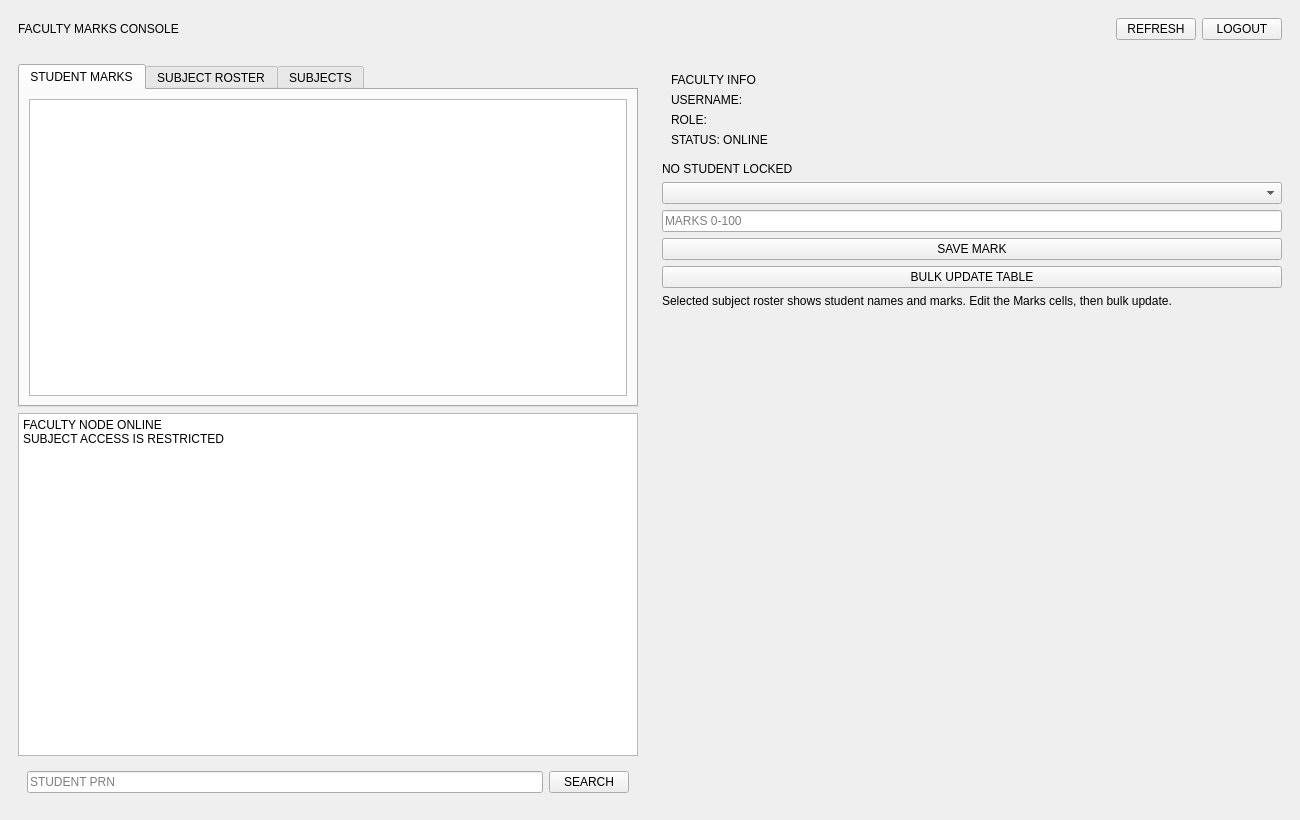
<?xml version="1.0" encoding="UTF-8"?>
<ui version="4.0">
 <class>FacultyWindow</class>
 <widget class="QMainWindow" name="FacultyWindow">
  <property name="geometry"><rect><x>0</x><y>0</y><width>1300</width><height>820</height></rect></property>
  <property name="windowTitle"><string>SPA FACULTY DASHBOARD</string></property>
  <widget class="QWidget" name="centralwidget">
   <layout class="QVBoxLayout" name="mainLayout">
    <item>
     <widget class="QFrame" name="headerFrame">
      <layout class="QHBoxLayout" name="headerLayout">
       <item><widget class="QLabel" name="appTitle"><property name="text"><string>FACULTY MARKS CONSOLE</string></property></widget></item>
       <item><spacer name="topSpacer"><property name="orientation"><enum>Qt::Orientation::Horizontal</enum></property><property name="sizeHint" stdset="0"><size><width>40</width><height>20</height></size></property></spacer></item>
       <item><widget class="QPushButton" name="refreshButton"><property name="text"><string>REFRESH</string></property></widget></item>
       <item><widget class="QPushButton" name="logoutButton"><property name="text"><string>LOGOUT</string></property></widget></item>
      </layout>
     </widget>
    </item>
    <item>
     <layout class="QHBoxLayout" name="contentLayout">
      <item stretch="3">
       <widget class="QFrame" name="leftPanel">
        <layout class="QVBoxLayout" name="leftLayout">
         <item>
          <widget class="QTabWidget" name="tabs">
           <widget class="QWidget" name="marksTab">
            <attribute name="title"><string>STUDENT MARKS</string></attribute>
            <layout class="QVBoxLayout" name="marksLayout">
             <item><widget class="QTableWidget" name="marksTable"/></item>
            </layout>
           </widget>
           <widget class="QWidget" name="rosterTab">
            <attribute name="title"><string>SUBJECT ROSTER</string></attribute>
            <layout class="QVBoxLayout" name="rosterLayout">
             <item><widget class="QTableWidget" name="subjectRosterTable"/></item>
            </layout>
           </widget>
           <widget class="QWidget" name="subjectsTab">
            <attribute name="title"><string>SUBJECTS</string></attribute>
            <layout class="QVBoxLayout" name="subjectsLayout">
             <item><widget class="QListWidget" name="subjectsList"/></item>
            </layout>
           </widget>
          </widget>
         </item>
         <item><widget class="QTextEdit" name="terminalOutput"><property name="readOnly"><bool>true</bool></property><property name="plainText"><string>FACULTY NODE ONLINE
SUBJECT ACCESS IS RESTRICTED</string></property></widget></item>
         <item><widget class="QFrame" name="commandFrame"><layout class="QHBoxLayout" name="commandLayout"><item><widget class="QLineEdit" name="prnInput"><property name="placeholderText"><string>STUDENT PRN</string></property></widget></item><item><widget class="QPushButton" name="searchButton"><property name="text"><string>SEARCH</string></property></widget></item></layout></widget></item>
        </layout>
       </widget>
      </item>
      <item stretch="1">
       <widget class="QFrame" name="rightPanel">
        <layout class="QVBoxLayout" name="rightLayout">
         <item><widget class="QFrame" name="profileFrame"><layout class="QVBoxLayout" name="profileLayout"><item><widget class="QLabel" name="profileTitle"><property name="text"><string>FACULTY INFO</string></property></widget></item><item><widget class="QLabel" name="usernameLabel"><property name="text"><string>USERNAME:</string></property></widget></item><item><widget class="QLabel" name="roleLabel"><property name="text"><string>ROLE:</string></property></widget></item><item><widget class="QLabel" name="statusLabel"><property name="text"><string>STATUS: ONLINE</string></property></widget></item></layout></widget></item>
         <item><widget class="QLabel" name="studentInfoLabel"><property name="text"><string>NO STUDENT LOCKED</string></property></widget></item>
         <item><widget class="QComboBox" name="subjectCombo"/></item>
         <item><widget class="QLineEdit" name="marksInput"><property name="placeholderText"><string>MARKS 0-100</string></property></widget></item>
         <item><widget class="QPushButton" name="saveMarkButton"><property name="text"><string>SAVE MARK</string></property></widget></item>
         <item><widget class="QPushButton" name="bulkUpdateButton"><property name="text"><string>BULK UPDATE TABLE</string></property></widget></item>
         <item><widget class="QLabel" name="rosterHintLabel"><property name="wordWrap"><bool>true</bool></property><property name="text"><string>Selected subject roster shows student names and marks. Edit the Marks cells, then bulk update.</string></property></widget></item>
         <item><spacer name="rightSpacer"><property name="orientation"><enum>Qt::Orientation::Vertical</enum></property><property name="sizeHint" stdset="0"><size><width>20</width><height>260</height></size></property></spacer></item>
        </layout>
       </widget>
      </item>
     </layout>
    </item>
   </layout>
  </widget>
 </widget>
 <resources/>
 <connections/>
</ui>
